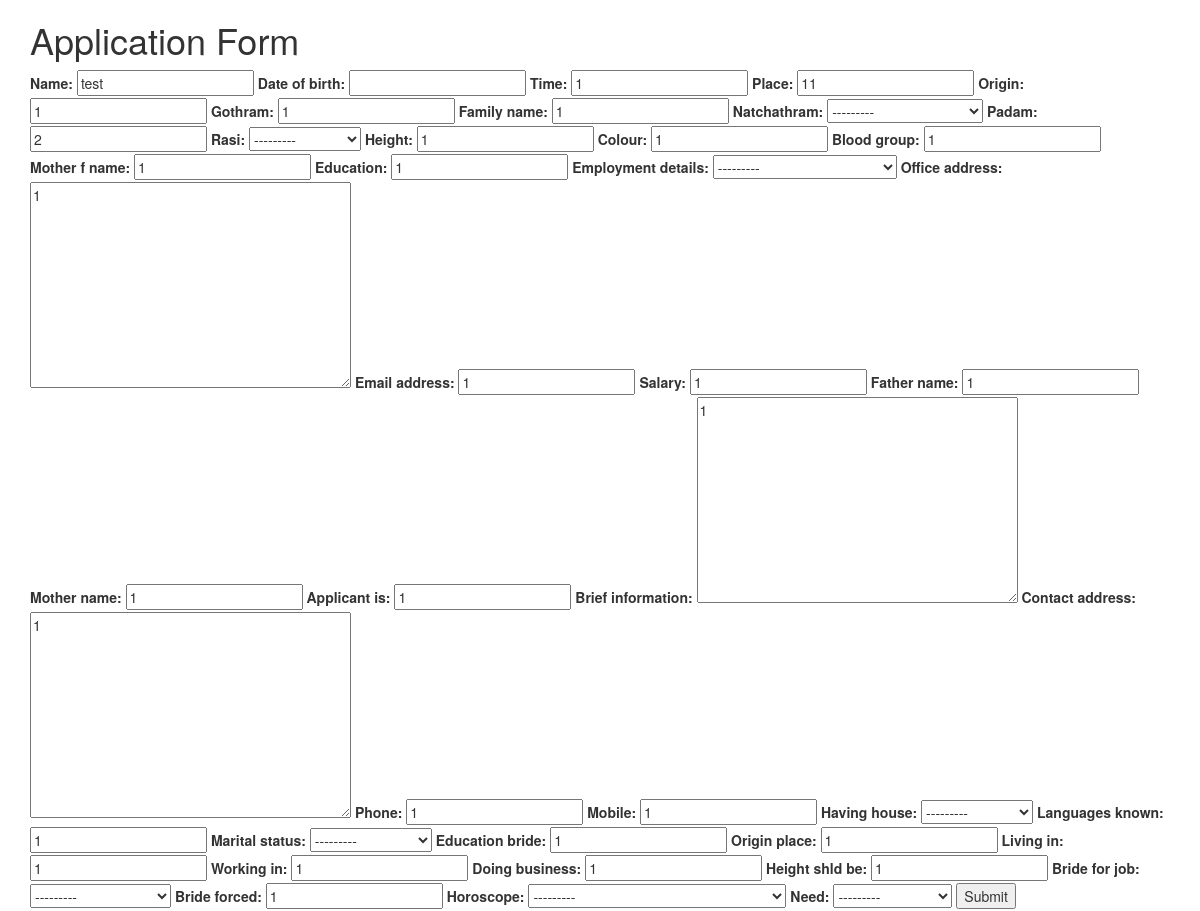
The page /matrimony/edit/2 on the database its author committed.
### matrimony/models.py (models this page shows, shortened)
class Application(models.Model):
    name = models.CharField(max_length=200)
    date_of_birth = models.DateField(default=datetime.date.today)
    time = models.CharField(max_length=120)
    place = models.CharField(max_length=120)
    origin = models.CharField(max_length=120)
    gothram = models.CharField(max_length=120)
    family_name = models.CharField(max_length=120)
    natchathram = models.CharField(max_length=20,choices=NSTATUS)
    padam = models.IntegerField()
    rasi = models.CharField(max_length=20,choices=RSTATUS)
    height = models.CharField(max_length=120)
    colour = models.CharField(max_length=120)
    blood_group = models.CharField(max_length=120)
    mother_f_name = models.CharField(max_length=120)
    education = models.CharField(max_length=120)
    employment_details =  models.CharField(max_length=20,choices=ESTATUS)
    office_address = models.TextField()
    email_address = models.CharField(max_length=120)
    salary = models.CharField(max_length=120)
    father_name=models.CharField(max_length=120)
    mother_name=models.CharField(max_length=120)
    applicant_is = models.CharField(max_length=120)
    brief_information = models.TextField()
    contact_address =  models.TextField()
    phone = models.CharField(max_length=120)
    mobile =  models.CharField(max_length=120)
    having_house = models.CharField(max_length=20,choices=HOUSTATUS)
    languages_known =  models.CharField(max_length=120)
    marital_status = models.CharField(max_length=20,choices=MSTATUS)
    education_bride =  models.CharField(max_length=120)
    origin_place = models.CharField(max_length=120)
    living_in =  models.CharField(max_length=120)
    working_in =  models.CharField(max_length=120)
    doing_business = models.CharField(max_length=120)
    height_shld_be = models.CharField(max_length=120)
    bride_for_job  = models.CharField(max_length=50,choices=BRIDE_JOB)
    bride_forced   = models.CharField(max_length=120)
    horoscope = models.CharField(max_length=50,choices=HSTATUS)
    need = models.CharField(max_length=20,choices=NEESTATUS)

### matrimony/views.py (the view)
# urls.py: url(r'^edit/(?P<pk>\d+)$', views.ApplicationUpdate.as_view(), name='application_edit'),
class ApplicationUpdate(UpdateView):
    model = Application
    success_url = reverse_lazy('application_list')
    fields = ['name', 'date_of_birth', 'time', 'place', 'origin', 'gothram', 'family_name', 'natchathram', 'padam', 'rasi', 'height', 'colour', 'blood_group', 'mother_f_name', 'education', 'employment_details', 'office_address', 'email_address', 'salary', 'father_name', 'mother_name', 'applicant_is', 'brief_information', 'contact_address', 'phone', 'mobile', 'having_house', 'languages_known', 'marital_status', 'education_bride', 'origin_place', 'living_in', 'working_in', 'doing_business', 'height_shld_be', 'bride_for_job', 'bride_forced', 'horoscope', 'need' ]

### matrimony/templates/matrimony/application_form.html (shortened to what this page needs)
{% load bootstrap %}
<!DOCTYPE html>
<html>
    <head>
        <link rel="stylesheet" href="//netdna.bootstrapcdn.com/bootstrap/3.0.2/css/bootstrap.min.css">
    </head>
    <body>
        <div class="container">
<h1>Application Form</h1>
<form class="form-horizontal" method="post">{% csrf_token %}
    {{ form|bootstrap_horizontal }}
    <input type="submit" value="Submit" />
</form>
</div>
</body>
</head>
</html>

### rows shown on the page
Application: name "test", time "1", place "11", origin "1", gothram "1", family_name "1", natchathram "---------", padam "2", rasi "---------", height "1", colour "1", blood_group "1", mother_f_name "1", education "1", employment_details "---------", office_address "1", email_address "1", salary "1", father_name "1", mother_name "1", applicant_is "1", brief_information "1", contact_address "1", phone "1", mobile "1", having_house "---------", languages_known "1", marital_status "---------", education_bride "1", origin_place "1", living_in "1", working_in "1", doing_business "1", height_shld_be "1", bride_for_job "---------", bride_forced "1", horoscope "---------", need "---------"
